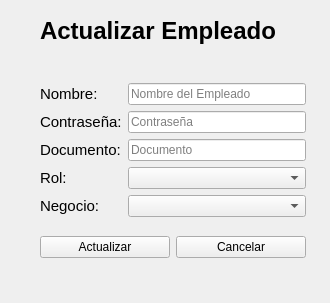
<?xml version="1.0" encoding="UTF-8"?>
<ui version="4.0">
 <class>Form</class>
 <widget class="QWidget" name="Form">
  <property name="geometry">
   <rect>
    <x>0</x>
    <y>0</y>
    <width>330</width>
    <height>303</height>
   </rect>
  </property>
  <property name="windowTitle">
   <string>Form</string>
  </property>
  <widget class="QLabel" name="label_7">
   <property name="geometry">
    <rect>
     <x>40</x>
     <y>10</y>
     <width>251</width>
     <height>41</height>
    </rect>
   </property>
   <property name="font">
    <font>
     <pointsize>18</pointsize>
     <weight>75</weight>
     <bold>true</bold>
    </font>
   </property>
   <property name="text">
    <string>Actualizar Empleado</string>
   </property>
  </widget>
  <widget class="QWidget" name="layoutWidget">
   <property name="geometry">
    <rect>
     <x>40</x>
     <y>70</y>
     <width>266</width>
     <height>201</height>
    </rect>
   </property>
   <layout class="QGridLayout" name="gridLayout_2">
    <item row="1" column="0">
     <widget class="QPushButton" name="btnCrear">
      <property name="text">
       <string>Actualizar</string>
      </property>
     </widget>
    </item>
    <item row="1" column="1">
     <widget class="QPushButton" name="btnCancelar">
      <property name="text">
       <string>Cancelar</string>
      </property>
     </widget>
    </item>
    <item row="0" column="0" colspan="2">
     <layout class="QGridLayout" name="gridLayout_3">
      <item row="0" column="0">
       <widget class="QLabel" name="label_8">
        <property name="font">
         <font>
          <pointsize>11</pointsize>
         </font>
        </property>
        <property name="text">
         <string>Nombre: </string>
        </property>
       </widget>
      </item>
      <item row="0" column="1">
       <widget class="QLineEdit" name="inputNombre_2">
        <property name="placeholderText">
         <string>Nombre del Empleado</string>
        </property>
       </widget>
      </item>
      <item row="1" column="0">
       <widget class="QLabel" name="label_9">
        <property name="font">
         <font>
          <pointsize>11</pointsize>
         </font>
        </property>
        <property name="text">
         <string>Contraseña:</string>
        </property>
       </widget>
      </item>
      <item row="1" column="1">
       <widget class="QLineEdit" name="InputContrasena_2">
        <property name="placeholderText">
         <string>Contraseña</string>
        </property>
       </widget>
      </item>
      <item row="2" column="0">
       <widget class="QLabel" name="label_10">
        <property name="font">
         <font>
          <pointsize>11</pointsize>
         </font>
        </property>
        <property name="text">
         <string>Documento:</string>
        </property>
       </widget>
      </item>
      <item row="2" column="1">
       <widget class="QLineEdit" name="inputDoc_2">
        <property name="placeholderText">
         <string>Documento</string>
        </property>
       </widget>
      </item>
      <item row="3" column="0">
       <widget class="QLabel" name="label_11">
        <property name="font">
         <font>
          <pointsize>11</pointsize>
         </font>
        </property>
        <property name="text">
         <string>Rol:</string>
        </property>
       </widget>
      </item>
      <item row="3" column="1">
       <widget class="QComboBox" name="comboBoxRol_2">
        <property name="cursor">
         <cursorShape>PointingHandCursor</cursorShape>
        </property>
       </widget>
      </item>
      <item row="4" column="0">
       <widget class="QLabel" name="label_12">
        <property name="font">
         <font>
          <pointsize>11</pointsize>
         </font>
        </property>
        <property name="text">
         <string>Negocio:</string>
        </property>
       </widget>
      </item>
      <item row="4" column="1">
       <widget class="QComboBox" name="comboBoxNegocio_2">
        <property name="cursor">
         <cursorShape>PointingHandCursor</cursorShape>
        </property>
       </widget>
      </item>
     </layout>
    </item>
   </layout>
  </widget>
 </widget>
 <resources/>
 <connections/>
</ui>
